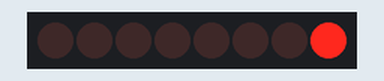
Recording of a program running on a simulated ESP32 board running MicroPython. Parts: 8 shift-register outputs drawn as a row of LEDs (first output left, lit = HIGH). At 10.5 s the program stops and its outputs stay as they are.

Above: at 0.1 s.
At 1.1 s:
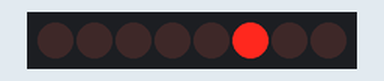
At 2.6 s:
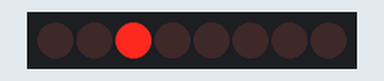
At 5.1 s:
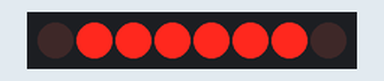
At 7.6 s:
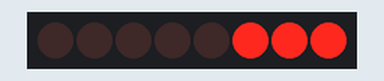
At 10.1 s:
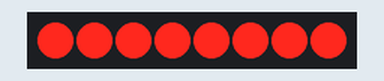
Timing chart, 0 to 11.6 s (numbered marks = the images above):
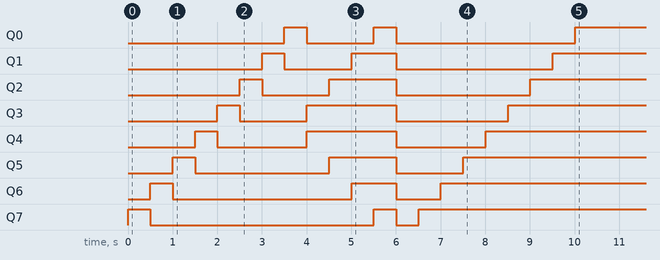

The program:

example.py
```python
from machine import Pin
from time import sleep
from reg_74hc595 import ShiftRegisterOut

clock = Pin(5, Pin.OUT)  # shcp
lutch = Pin(4, Pin.OUT)  # stcp
data = Pin(2, Pin.OUT)  # ds
mr = Pin(15, Pin.OUT)  # mr
shift_new = ShiftRegisterOut(lutch, clock, data, mr=mr)

for i in range(8):
    shift_new.send(i)
    sleep(0.5)

shift_new.clear()

register_templates = ['00011000','00111100', '01111110', '11111111',
                      '00000000','10000000','11000000','11100000','11110000',
                      '11111000','11111100','11111110','11111111']

for value in register_templates:
    shift_new.send(value)
    sleep(0.5)
```

reg_74hc595.py
```python
class ShiftRegisterOut:
    """
    Простой класс для работы с регистром сдвига исходящим 74hc595 в ESP32 и Raspberry
    при инициализации  обязательные параметры:
    latch - тактовый вход регистра хранения ST_CP устанавливает из памяти data(ds) на выводы
    clock - тактовый вход регистра сдвига SH_CP помещает данные в память регистра
    data - вход последовательных данных 8 бит сюда заносим побитово данные (0,1)
    необязательные параметры:
    mr - очистка регистра памяти если не нужен подключаем на питание
    oe - отключение всех выводов регистра если не нужен подключаем на 0
    register_count - при использовании нескольких регистров через Q7S указываем количество регистров по умолчанию 1
    С помощью класса можно работать как с единичным выходом  _send_int так и c помощью шаблона _send_str
    """

    def __init__(self, latch, clock, data, oe=None, mr=None, register_count=1):
        self.latch = latch
        self.clock = clock
        self.data = data
        self.oe = oe
        self.mr = mr
        self.register_count = register_count
        if self.mr:
            self.mr.on()
        if self.oe:
            self.oe.off()

    def pins_off(self):
        if self.oe:
            self.oe.on()

    def pins_on(self):
        if self.oe:
            self.oe.off()

    def clear(self):
        if self.mr:
            self.mr.off()
            self._lutch_turn()
            self.mr.on()

    def _clock_turn(self):
        self.clock.on()
        self.clock.off()

    def _lutch_turn(self):
        self.latch.on()
        self.latch.off()

    def send(self, in_data):
        if type(in_data) == int:
            self._send_int(in_data)
        elif type(in_data) == str:
            self._send_str(in_data)
        else:
            raise TypeError('Неверный тип данных для передачи в регистр')

        self._lutch_turn()

    def _send_to_pin(self, pins_out):
        for value in pins_out:
            self.data(value)
            self._clock_turn()

    def _send_str(self, template):
        """
        Процедура формирующая из строки шаблона список для передачи в память регистра
        :param template: шаблон строки для вывода в пины Q0-Qn шаблон состоит из чисел в строковой
        переменной типа '10000000' ноль не работающий пин 1 работающий
        :return: список вывода на пины типа [1,0,0,0,0,0,0,0]
        """
        arr_to_register = []
        if len(template) > 8*self.register_count:
            raise IndexError('Шаблон не содержать количество символов больше количества выводов')
        elif len(template) < 8*self.register_count:
            raise IndexError('Шаблон не может содержать количество символов меньше количества выводов')

        for count in range(8*self.register_count):
            if template[count] in ['0', '1']:
                arr_to_register.append(int(template[count]))
            else:
                raise SyntaxError('В шаблоне можно использовать только 0 и 1')
        self._send_to_pin(arr_to_register)

    def _send_int(self, pin_out):
        """
        Формирует маску для помещение в память и включения одного пина
        :param pin_out: номер Q0-Qn который нужно включить
        :return: маска(список) который будет помещаться в регистр памяти

        """
        if pin_out > 7*self.register_count:
            raise IndexError('Номер пина не может быть больше  количества выводов')


        arr_to_register = [1 if x == pin_out else 0 for x in range(8 * self.register_count)]

        self._send_to_pin(arr_to_register)
```

Measured:
- by itself, Q0: goes HIGH 0.50 s, LOW 1.5 s, HIGH 0.50 s, LOW 4.0 s, then HIGH
- by itself, Q1: goes HIGH 0.50 s, LOW 1.5 s, HIGH 1.0 s, LOW 3.5 s, then HIGH
- by itself, Q2: goes HIGH 0.50 s, LOW 1.5 s, HIGH 1.5 s, LOW 3.0 s, then HIGH
- by itself, Q3: goes HIGH 0.50 s, LOW 1.5 s, HIGH 2.0 s, LOW 2.5 s, then HIGH
- by itself, Q4: goes HIGH 0.50 s, LOW 2.0 s, HIGH 2.0 s, LOW 2.0 s, then HIGH
- by itself, Q5: goes HIGH 0.50 s, LOW 3.0 s, HIGH 1.5 s, LOW 1.5 s, then HIGH
- by itself, Q6: goes HIGH 0.50 s, LOW 4.0 s, HIGH 1.0 s, LOW 1.0 s, then HIGH
- by itself, Q7: goes HIGH 0.50 s, LOW 5.0 s, HIGH 0.50 s, LOW 0.50 s, then HIGH
